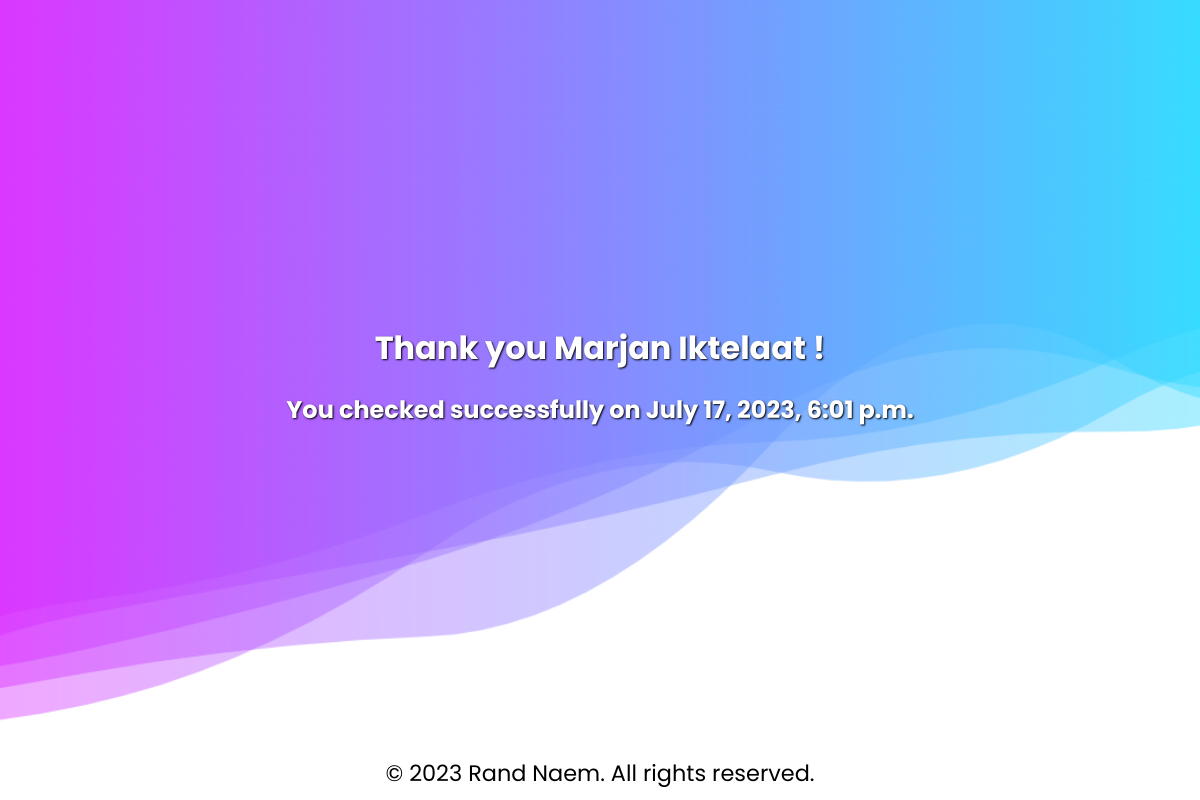
The page /success/ on the database as committed earlier.
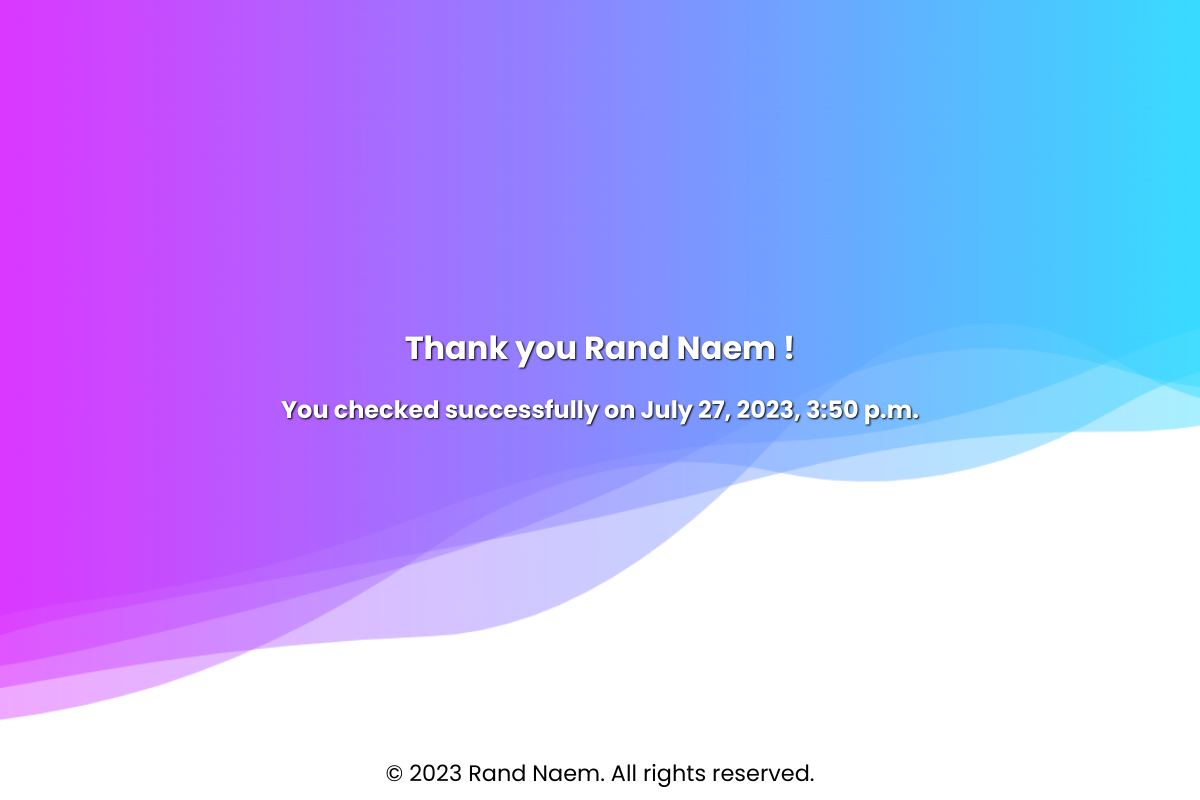
The same page on the database as committed later.
### time_tracker/models.py (models this page shows, shortened)
class Check(models.Model):
    check_date = models.DateField(auto_now_add=True)
    check_time = models.DateTimeField(auto_now_add=True)
    employee = models.ForeignKey(Employee, on_delete=models.CASCADE)

class Employee(models.Model):
    employment_type_choices = (
        ('Full_time', 'Full_time'),
        ('Part_time', 'Part_time'),
        )
    staff_choices = (
        ('Production', 'Production'),
        ('Operation', 'Operation'),
        ('Sales', 'Sales'),
        ('Finance', 'Finance'),
        )
    employee_id = models.IntegerField(unique=True)
    employee_name = models.CharField(max_length=30)
    company = models.CharField(max_length=30, default='SolarEdge')
    position = models.CharField(max_length=30, default='QA_automation_engineer')
    employment_type = models.CharField(max_length=30, choices=employment_type_choices)
    staff = models.CharField(max_length=30, choices=staff_choices)

### time_tracker/views.py (the view)
# urls.py: path('success/', views.success, name='success'),
def success(request):
    last_check = Check.objects.last()
    context = {
        'last_check': last_check,
    }
    return render(request, "time_tracker/success.html", context)

### time_tracker/templates/time_tracker/success.html (shortened to what this page needs)
{% load static %}
<!DOCTYPE html>
<html lang="en">
<head>
    <link rel="stylesheet" href="{% static 'time_tracker/success.css' %}">
    <link href="https://fonts.googleapis.com/css?family=Poppins:400,700&display=swap" rel="stylesheet"></head>
<body>
    <main>
        <h1>Thank you {{ last_check.employee.employee_name }} ! </h1>
        <h2>You checked successfully on {{ last_check.check_time }}</h2>
    </main>
    <footer>
        <p>&copy; 2023 Rand Naem. All rights reserved.</p>
    </footer>
</body>
</html>

Rows that differ between the two databases and show on the page:
no longer on this page (row unchanged): Check: employee.employee_name "Marjan Iktelaat", check_time "July 17, 2023, 6:01 p.m."
added Check: employee.employee_name "Rand Naem", check_time "July 27, 2023, 3:50 p.m."
